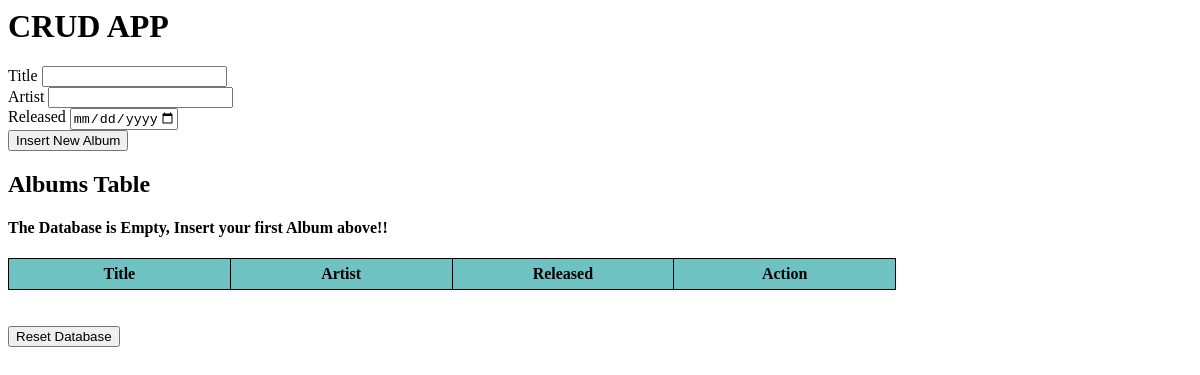
Before: / with the older database file.
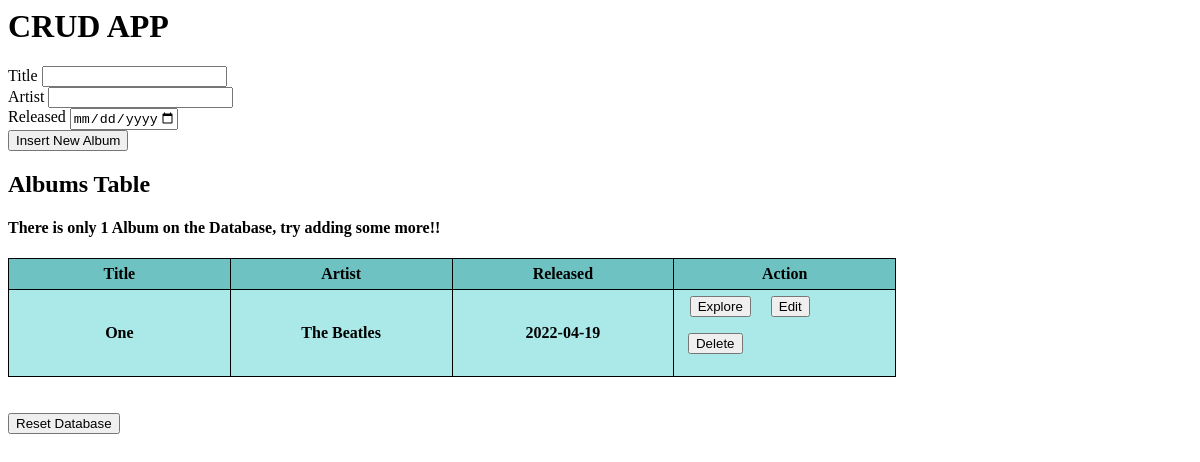
After: the same page with the newer database file.
### models.py (models this page shows, shortened)
class Albums(DB.Model):
    id = DB.Column(DB.Integer, primary_key = True, autoincrement=True)
    title = DB.Column(DB.String(30), nullable = False)
    artist = DB.Column(DB.String(30), nullable = False)
    released = DB.Column(DB.Date, nullable = False)

### app.py (the view)
@app.route('/')
def home():
    albums = Albums.query.all()
    albums_count = Albums.query.count()
    return render_template('home.html', Albums=albums, Albums_count=albums_count)

### templates/home.html (shortened to what this page needs)
<h1>CRUD APP</h1>
<form action="album_insert" method="post">
        <lable for="title">Title</lable>
        <input type="text" name="title" value="" required> <br>
        <lable for="artist">Artist</lable>
        <input type="text" name="artist" value="" required> <br>
        <label for="released">Released</label>
        <input type="date" name="released" value="" min="1900-01-01" max="2025-01-01" required> <br>
        <input type="submit" value="Insert New Album">
</form>
<html>
<body>
<h2>Albums Table</h2>
<h4>{% if Albums_count == 0 %}
    The Database is Empty, Insert your first Album above!!
    {% elif Albums_count == 1 %}
    There is only 1 Album on the Database, try adding some more!!
    {% else %}
    There are {{Albums_count}} albums on the Database, 'Explore' them to check out the songs!!!
    {% endif %}</h4>
<table style="width:75%">
  <tr>
    <th>Title</th>
    <th>Artist</th>
    <th>Released</th>
    <th>Action</th>
  </tr>
  <tr>
    {% for album in Albums %}
  <tr>
    <th> {{ album.title }}</th>
    <th> {{ album.artist }}</th>
    <th> {{ album.released }}</th>
    <th>
      <div style="float: left; width: 80">
        <form action="tracks" method="post">
          <input type="submit" value="Explore">
        </form>
      </div>
      <div style="float: left; width: 60" >
        <form action="edit_album" method="post">
          <input type="submit" value="Edit">
        </form>
      </div>
      <div style="float: left; width: 70">
        <form action="album_delete" method="post">
          <input type="submit" value="Delete">
        </form>
      </div>
    </th>
  </tr>
    {% endfor %}
</table>
<br>
<br>
<form action="reset" method="post">
  <input type="submit" value="Reset Database">
</form>
</body>
</html>

### templates/home.html (style rules this page uses)
table, th, td { border: 1px solid black; border-collapse: collapse; width: 100%; table-layout:fixed; padding: 6px; }
tr { background-color: #abe9e9; }
tr:first-child { background-color: #6fc2c2; }

Changed rows visible on the page:
added Albums: title "One", artist "The Beatles", released "2022-04-19"
Other visible differences:
text no longer shown: "The Database is Empty, Insert your first Album above!!"
text now shown: "There is only 1 Album on the Database, try adding some more!!"
